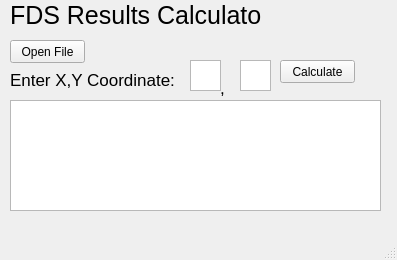
<?xml version="1.0" encoding="UTF-8"?>
<ui version="4.0">
 <class>MainWindow</class>
 <widget class="QMainWindow" name="MainWindow">
  <property name="geometry">
   <rect>
    <x>0</x>
    <y>0</y>
    <width>397</width>
    <height>260</height>
   </rect>
  </property>
  <property name="windowTitle">
   <string>MainWindow</string>
  </property>
  <widget class="QWidget" name="centralwidget">
   <widget class="QTextEdit" name="x_value_input">
    <property name="geometry">
     <rect>
      <x>190</x>
      <y>60</y>
      <width>31</width>
      <height>31</height>
     </rect>
    </property>
   </widget>
   <widget class="QLabel" name="label">
    <property name="geometry">
     <rect>
      <x>10</x>
      <y>70</y>
      <width>171</width>
      <height>20</height>
     </rect>
    </property>
    <property name="font">
     <font>
      <pointsize>13</pointsize>
     </font>
    </property>
    <property name="text">
     <string>Enter X,Y Coordinate:</string>
    </property>
   </widget>
   <widget class="QPushButton" name="xy_calc_button">
    <property name="geometry">
     <rect>
      <x>280</x>
      <y>60</y>
      <width>75</width>
      <height>23</height>
     </rect>
    </property>
    <property name="text">
     <string>Calculate</string>
    </property>
   </widget>
   <widget class="QTextEdit" name="results_window">
    <property name="geometry">
     <rect>
      <x>10</x>
      <y>100</y>
      <width>371</width>
      <height>111</height>
     </rect>
    </property>
   </widget>
   <widget class="QLabel" name="label_3">
    <property name="geometry">
     <rect>
      <x>10</x>
      <y>0</y>
      <width>251</width>
      <height>31</height>
     </rect>
    </property>
    <property name="font">
     <font>
      <pointsize>19</pointsize>
     </font>
    </property>
    <property name="text">
     <string>FDS Results Calculator</string>
    </property>
   </widget>
   <widget class="QTextEdit" name="y_value_input">
    <property name="geometry">
     <rect>
      <x>240</x>
      <y>60</y>
      <width>31</width>
      <height>31</height>
     </rect>
    </property>
   </widget>
   <widget class="QLabel" name="label_4">
    <property name="geometry">
     <rect>
      <x>220</x>
      <y>80</y>
      <width>16</width>
      <height>16</height>
     </rect>
    </property>
    <property name="font">
     <font>
      <pointsize>13</pointsize>
     </font>
    </property>
    <property name="text">
     <string>,</string>
    </property>
   </widget>
   <widget class="QPushButton" name="file_select">
    <property name="geometry">
     <rect>
      <x>10</x>
      <y>40</y>
      <width>75</width>
      <height>23</height>
     </rect>
    </property>
    <property name="text">
     <string>Open File</string>
    </property>
   </widget>
   <widget class="QLabel" name="success_fail">
    <property name="geometry">
     <rect>
      <x>90</x>
      <y>40</y>
      <width>91</width>
      <height>20</height>
     </rect>
    </property>
    <property name="font">
     <font>
      <pointsize>13</pointsize>
     </font>
    </property>
    <property name="text">
     <string/>
    </property>
   </widget>
  </widget>
  <widget class="QMenuBar" name="menubar">
   <property name="geometry">
    <rect>
     <x>0</x>
     <y>0</y>
     <width>397</width>
     <height>21</height>
    </rect>
   </property>
  </widget>
  <widget class="QStatusBar" name="statusbar"/>
 </widget>
 <resources/>
 <connections/>
</ui>
